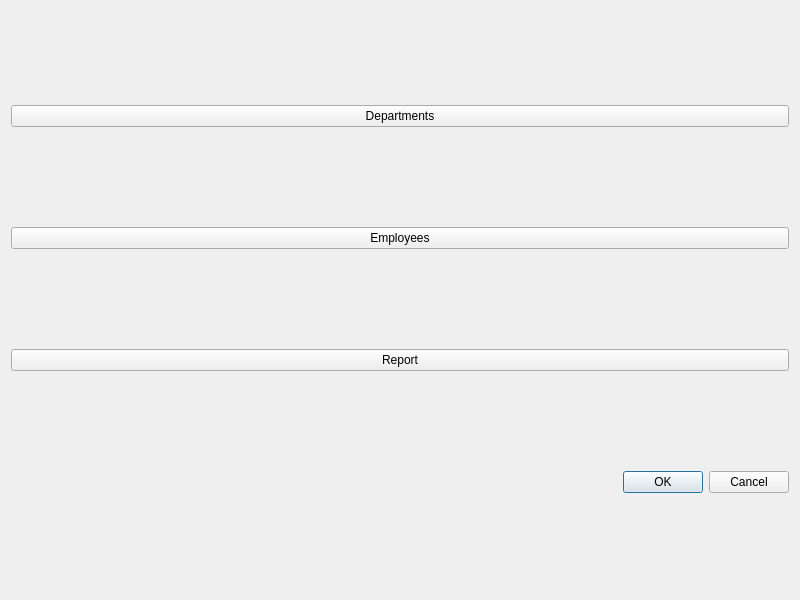
<?xml version="1.0" encoding="UTF-8"?>
<ui version="4.0">
 <class>MainWindow</class>
 <widget class="QDialog" name="MainWindow">
  <property name="geometry">
   <rect>
    <x>0</x>
    <y>0</y>
    <width>800</width>
    <height>600</height>
   </rect>
  </property>
  <property name="windowTitle">
   <string>MainWindow</string>
  </property>
  <layout class="QVBoxLayout" name="verticalLayout">
   <item>
    <widget class="QPushButton" name="pushButton">
     <property name="text">
      <string>Departments</string>
     </property>
    </widget>
   </item>
   <item>
    <widget class="QPushButton" name="pushButton_2">
     <property name="text">
      <string>Employees</string>
     </property>
    </widget>
   </item>
   <item>
    <widget class="QPushButton" name="pushButton_3">
     <property name="text">
      <string>Report</string>
     </property>
    </widget>
   </item>
   <item>
    <widget class="QDialogButtonBox" name="buttonBox">
     <property name="standardButtons">
      <set>QDialogButtonBox::Cancel|QDialogButtonBox::Ok</set>
     </property>
    </widget>
   </item>
  </layout>
 </widget>
 <resources/>
 <connections/>
</ui>
